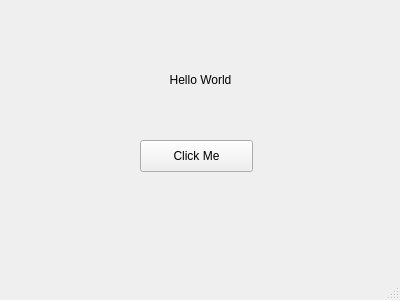
<?xml version="1.0" encoding="UTF-8"?>
<ui version="4.0">
 <class>MainWindow</class>
 <widget class="QMainWindow" name="MainWindow">
  <property name="geometry">
   <rect>
    <x>0</x>
    <y>0</y>
    <width>400</width>
    <height>300</height>
   </rect>
  </property>
  <property name="windowTitle">
   <string>MainWindow</string>
  </property>
  <widget class="QWidget" name="centralwidget">
   <widget class="QLabel" name="label">
    <property name="geometry">
     <rect>
      <x>120</x>
      <y>70</y>
      <width>161</width>
      <height>20</height>
     </rect>
    </property>
    <property name="text">
     <string>Hello World</string>
    </property>
    <property name="alignment">
     <set>Qt::AlignCenter</set>
    </property>
   </widget>
   <widget class="QPushButton" name="pushButton">
    <property name="geometry">
     <rect>
      <x>140</x>
      <y>140</y>
      <width>113</width>
      <height>32</height>
     </rect>
    </property>
    <property name="text">
     <string>Click Me</string>
    </property>
   </widget>
  </widget>
  <widget class="QMenuBar" name="menubar">
   <property name="geometry">
    <rect>
     <x>0</x>
     <y>0</y>
     <width>400</width>
     <height>24</height>
    </rect>
   </property>
  </widget>
  <widget class="QStatusBar" name="statusbar"/>
 </widget>
 <resources/>
 <connections>
  <!-- 自动连接：将按钮的 clicked 信号连接到 MainWindow 的 on_pushButton_clicked 槽 -->
  <connection>
   <sender>pushButton</sender>
   <signal>clicked()</signal>
   <receiver>MainWindow</receiver>
   <slot>on_pushButton_clicked()</slot>
   <hints>
    <hint type="sourcelabel">
     <x>196</x>
     <y>156</y>
    </hint>
    <hint type="destinationlabel">
     <x>199</x>
     <y>149</y>
    </hint>
   </hints>
  </connection>
 </connections>
</ui>
